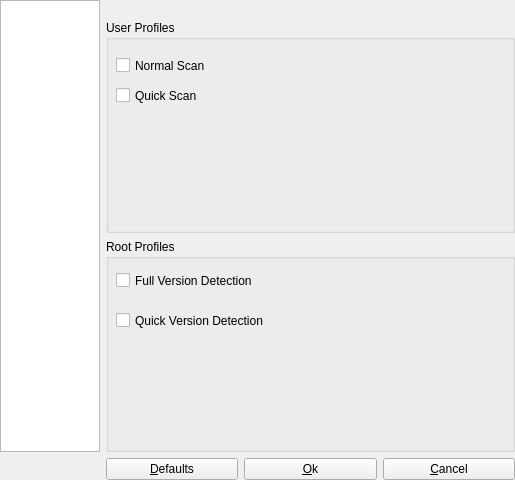
<?xml version="1.0" encoding="UTF-8"?>
<ui version="4.0">
 <class>ProfileMain</class>
 <widget class="QDialog" name="ProfileMain">
  <property name="windowModality">
   <enum>Qt::ApplicationModal</enum>
  </property>
  <property name="geometry">
   <rect>
    <x>0</x>
    <y>0</y>
    <width>515</width>
    <height>480</height>
   </rect>
  </property>
  <property name="sizePolicy">
   <sizepolicy hsizetype="Expanding" vsizetype="Expanding">
    <horstretch>0</horstretch>
    <verstretch>0</verstretch>
   </sizepolicy>
  </property>
  <property name="minimumSize">
   <size>
    <width>515</width>
    <height>480</height>
   </size>
  </property>
  <property name="maximumSize">
   <size>
    <width>16777215</width>
    <height>16777215</height>
   </size>
  </property>
  <property name="windowTitle">
   <string>NmapSI4 Preferences</string>
  </property>
  <property name="windowIcon">
   <iconset resource="../../mainwin.qrc">
    <normaloff>:/images/icons/128x128/nmapsi4.png</normaloff>:/images/icons/128x128/nmapsi4.png</iconset>
  </property>
  <property name="modal">
   <bool>true</bool>
  </property>
  <layout class="QGridLayout" name="gridLayout">
   <property name="margin">
    <number>0</number>
   </property>
   <item row="0" column="0" rowspan="2">
    <widget class="QListWidget" name="listViewOptions">
     <property name="sizePolicy">
      <sizepolicy hsizetype="Fixed" vsizetype="Expanding">
       <horstretch>0</horstretch>
       <verstretch>0</verstretch>
      </sizepolicy>
     </property>
     <property name="minimumSize">
      <size>
       <width>100</width>
       <height>0</height>
      </size>
     </property>
     <property name="maximumSize">
      <size>
       <width>100</width>
       <height>16777215</height>
      </size>
     </property>
     <property name="frameShape">
      <enum>QFrame::StyledPanel</enum>
     </property>
     <property name="horizontalScrollBarPolicy">
      <enum>Qt::ScrollBarAlwaysOff</enum>
     </property>
     <property name="textElideMode">
      <enum>Qt::ElideMiddle</enum>
     </property>
     <property name="movement">
      <enum>QListView::Static</enum>
     </property>
     <property name="flow">
      <enum>QListView::LeftToRight</enum>
     </property>
     <property name="resizeMode">
      <enum>QListView::Adjust</enum>
     </property>
     <property name="spacing">
      <number>12</number>
     </property>
     <property name="viewMode">
      <enum>QListView::IconMode</enum>
     </property>
     <property name="uniformItemSizes">
      <bool>true</bool>
     </property>
    </widget>
   </item>
   <item row="0" column="1" colspan="3">
    <widget class="QLabel" name="labelTitle">
     <property name="layoutDirection">
      <enum>Qt::LeftToRight</enum>
     </property>
     <property name="text">
      <string/>
     </property>
     <property name="alignment">
      <set>Qt::AlignCenter</set>
     </property>
    </widget>
   </item>
   <item row="1" column="1" colspan="3">
    <widget class="QStackedWidget" name="stackPref">
     <property name="sizePolicy">
      <sizepolicy hsizetype="Expanding" vsizetype="Expanding">
       <horstretch>0</horstretch>
       <verstretch>0</verstretch>
      </sizepolicy>
     </property>
     <property name="currentIndex">
      <number>0</number>
     </property>
     <widget class="QWidget" name="page">
      <layout class="QVBoxLayout" name="verticalLayout">
       <property name="margin">
        <number>0</number>
       </property>
       <item>
        <widget class="QGroupBox" name="groupUser">
         <property name="sizePolicy">
          <sizepolicy hsizetype="Expanding" vsizetype="Expanding">
           <horstretch>0</horstretch>
           <verstretch>0</verstretch>
          </sizepolicy>
         </property>
         <property name="title">
          <string>User Profiles</string>
         </property>
         <widget class="QCheckBox" name="checkQuickScan">
          <property name="geometry">
           <rect>
            <x>10</x>
            <y>60</y>
            <width>251</width>
            <height>31</height>
           </rect>
          </property>
          <property name="text">
           <string>Quick Scan</string>
          </property>
         </widget>
         <widget class="QCheckBox" name="checkNormalScan">
          <property name="geometry">
           <rect>
            <x>10</x>
            <y>30</y>
            <width>271</width>
            <height>31</height>
           </rect>
          </property>
          <property name="text">
           <string>Normal Scan</string>
          </property>
         </widget>
        </widget>
       </item>
       <item>
        <widget class="QGroupBox" name="groupRoot">
         <property name="sizePolicy">
          <sizepolicy hsizetype="Expanding" vsizetype="Expanding">
           <horstretch>0</horstretch>
           <verstretch>0</verstretch>
          </sizepolicy>
         </property>
         <property name="title">
          <string>Root Profiles</string>
         </property>
         <widget class="QCheckBox" name="checkFullVersion">
          <property name="geometry">
           <rect>
            <x>10</x>
            <y>30</y>
            <width>341</width>
            <height>23</height>
           </rect>
          </property>
          <property name="text">
           <string>Full Version Detection</string>
          </property>
         </widget>
         <widget class="QCheckBox" name="checkQuickVersion">
          <property name="geometry">
           <rect>
            <x>10</x>
            <y>70</y>
            <width>271</width>
            <height>23</height>
           </rect>
          </property>
          <property name="text">
           <string>Quick Version Detection</string>
          </property>
         </widget>
        </widget>
       </item>
      </layout>
     </widget>
     <widget class="QWidget" name="page_2">
      <layout class="QGridLayout" name="gridLayout_2">
       <property name="margin">
        <number>0</number>
       </property>
       <item row="0" column="0">
        <widget class="QGroupBox" name="groupBox_2">
         <property name="sizePolicy">
          <sizepolicy hsizetype="Expanding" vsizetype="Expanding">
           <horstretch>0</horstretch>
           <verstretch>0</verstretch>
          </sizepolicy>
         </property>
         <property name="title">
          <string>Log Preferences</string>
         </property>
         <widget class="QPushButton" name="buttonLogB">
          <property name="geometry">
           <rect>
            <x>250</x>
            <y>40</y>
            <width>91</width>
            <height>32</height>
           </rect>
          </property>
          <property name="text">
           <string>&amp;Browse</string>
          </property>
          <property name="icon">
           <iconset resource="../../mainwin.qrc">
            <normaloff>:/images/images/fileopen.png</normaloff>:/images/images/fileopen.png</iconset>
          </property>
         </widget>
         <widget class="QLineEdit" name="lineEditPath">
          <property name="geometry">
           <rect>
            <x>130</x>
            <y>80</y>
            <width>211</width>
            <height>27</height>
           </rect>
          </property>
          <property name="text">
           <string/>
          </property>
         </widget>
         <widget class="QLabel" name="label_45">
          <property name="geometry">
           <rect>
            <x>10</x>
            <y>80</y>
            <width>121</width>
            <height>31</height>
           </rect>
          </property>
          <property name="text">
           <string>Log File Path</string>
          </property>
         </widget>
         <widget class="QCheckBox" name="checkLogOn">
          <property name="geometry">
           <rect>
            <x>10</x>
            <y>40</y>
            <width>131</width>
            <height>23</height>
           </rect>
          </property>
          <property name="text">
           <string>Active Log</string>
          </property>
         </widget>
         <widget class="QCheckBox" name="checkVerboseLog">
          <property name="geometry">
           <rect>
            <x>10</x>
            <y>190</y>
            <width>191</width>
            <height>23</height>
           </rect>
          </property>
          <property name="text">
           <string>Verbose Log</string>
          </property>
         </widget>
         <widget class="Line" name="line">
          <property name="geometry">
           <rect>
            <x>27</x>
            <y>240</y>
            <width>321</width>
            <height>20</height>
           </rect>
          </property>
          <property name="orientation">
           <enum>Qt::Horizontal</enum>
          </property>
         </widget>
         <widget class="QSpinBox" name="spinBoxCache">
          <property name="geometry">
           <rect>
            <x>10</x>
            <y>280</y>
            <width>71</width>
            <height>28</height>
           </rect>
          </property>
          <property name="minimum">
           <number>5</number>
          </property>
          <property name="value">
           <number>10</number>
          </property>
         </widget>
         <widget class="QLabel" name="label">
          <property name="geometry">
           <rect>
            <x>90</x>
            <y>280</y>
            <width>251</width>
            <height>31</height>
           </rect>
          </property>
          <property name="text">
           <string>History Cache</string>
          </property>
         </widget>
        </widget>
       </item>
      </layout>
     </widget>
     <widget class="QWidget" name="page_3">
      <layout class="QGridLayout" name="gridLayout_3">
       <property name="margin">
        <number>0</number>
       </property>
       <item row="0" column="0">
        <widget class="QGroupBox" name="groupBox_4">
         <property name="sizePolicy">
          <sizepolicy hsizetype="Expanding" vsizetype="Expanding">
           <horstretch>0</horstretch>
           <verstretch>0</verstretch>
          </sizepolicy>
         </property>
         <property name="title">
          <string>Size Preferences</string>
         </property>
         <widget class="QCheckBox" name="checkSize">
          <property name="geometry">
           <rect>
            <x>10</x>
            <y>40</y>
            <width>291</width>
            <height>23</height>
           </rect>
          </property>
          <property name="text">
           <string>Save Windows Resize</string>
          </property>
         </widget>
         <widget class="QCheckBox" name="checkWinPos">
          <property name="geometry">
           <rect>
            <x>10</x>
            <y>80</y>
            <width>341</width>
            <height>23</height>
           </rect>
          </property>
          <property name="text">
           <string>Save Windows Positions</string>
          </property>
         </widget>
        </widget>
       </item>
      </layout>
     </widget>
     <widget class="QWidget" name="page_5">
      <layout class="QVBoxLayout" name="verticalLayout_3">
       <property name="margin">
        <number>0</number>
       </property>
       <item>
        <widget class="QGroupBox" name="groupBox">
         <property name="title">
          <string>Scan Preferences</string>
         </property>
         <widget class="QCheckBox" name="checkBoxlookup">
          <property name="geometry">
           <rect>
            <x>10</x>
            <y>40</y>
            <width>301</width>
            <height>23</height>
           </rect>
          </property>
          <property name="text">
           <string>Internal Lookup</string>
          </property>
         </widget>
         <widget class="QCheckBox" name="checkBoxDig">
          <property name="geometry">
           <rect>
            <x>10</x>
            <y>70</y>
            <width>351</width>
            <height>23</height>
           </rect>
          </property>
          <property name="text">
           <string>Dig Lookup</string>
          </property>
         </widget>
        </widget>
       </item>
      </layout>
     </widget>
    </widget>
   </item>
   <item row="2" column="1">
    <widget class="QPushButton" name="buttonDefault">
     <property name="text">
      <string>&amp;Defaults</string>
     </property>
     <property name="icon">
      <iconset resource="../../mainwin.qrc">
       <normaloff>:/images/images/flag_yellow.png</normaloff>:/images/images/flag_yellow.png</iconset>
     </property>
    </widget>
   </item>
   <item row="2" column="2">
    <widget class="QPushButton" name="buttonSave">
     <property name="text">
      <string>&amp;Ok</string>
     </property>
     <property name="icon">
      <iconset resource="../../mainwin.qrc">
       <normaloff>:/images/images/flag_green.png</normaloff>:/images/images/flag_green.png</iconset>
     </property>
    </widget>
   </item>
   <item row="2" column="3">
    <widget class="QPushButton" name="ButtonQuit">
     <property name="text">
      <string>&amp;Cancel</string>
     </property>
     <property name="icon">
      <iconset resource="../../mainwin.qrc">
       <normaloff>:/images/images/button_cancel.png</normaloff>:/images/images/button_cancel.png</iconset>
     </property>
    </widget>
   </item>
  </layout>
 </widget>
 <resources>
  <include location="../../mainwin.qrc"/>
 </resources>
 <connections>
  <connection>
   <sender>ButtonQuit</sender>
   <signal>clicked()</signal>
   <receiver>ProfileMain</receiver>
   <slot>close()</slot>
   <hints>
    <hint type="sourcelabel">
     <x>456</x>
     <y>318</y>
    </hint>
    <hint type="destinationlabel">
     <x>475</x>
     <y>276</y>
    </hint>
   </hints>
  </connection>
 </connections>
</ui>
